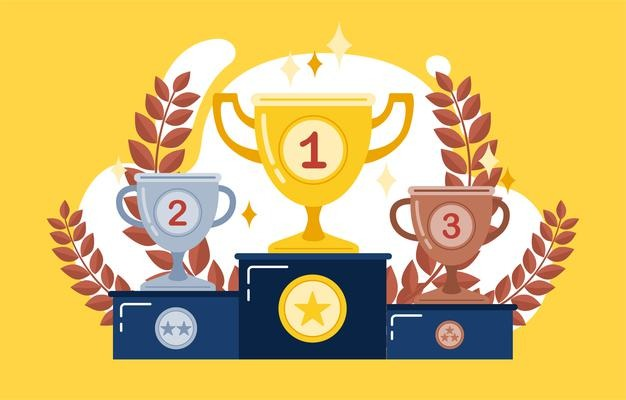
#> input picture Photos/podium.jpeg, 626 x 400 px
$ python transformations.py
#> lines starting #> are read from the running program, lines starting #| are printed output that depends on the picture
import cv2 as cv
import numpy as np

img=cv.imread('Photos/podium.jpeg')
#> img is the input picture: shape (400, 626, 3); mean B, G, R 107.1, 189, 218.5
cv.imshow('Podium',img)

#Translation (Move image)
def translate(img,x,y):
#> called with x = -100, y = -100
    transMat=np.float32([[1,0,x],[0,1,y]])
    dimensions=(img.shape[1],img.shape[0])
#> dimensions = (626, 400)
    return cv.warpAffine(img,transMat,dimensions)
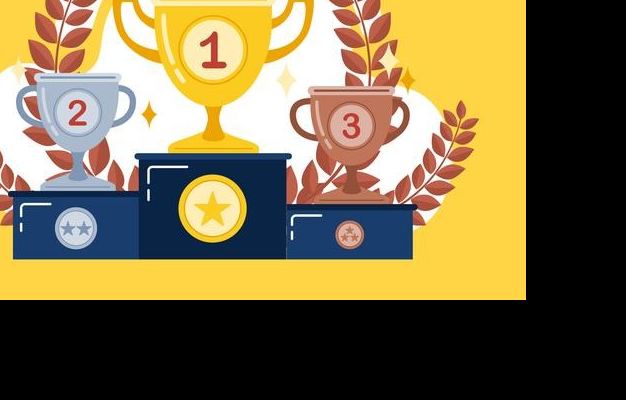
#> returned value: shape (400, 626, 3); mean of channels 0, 1, 2 73.7, 110.4, 125.7; drawn as B, G, R

#-x->Left  +x->Right -y->Up +y->Down

translated=translate(img,-100,-100)
# cv.imshow('Translated',translated)

#Rotation
def rotate(img, angle, rotPoint=None):
#> called with angle = -30
    (height,width)=img.shape[:2]
#> height = 400; width = 626

    if rotPoint==None:
        rotPoint=(width//2,height//2)
#> rotPoint = (313, 200)

    rotMat= cv.getRotationMatrix2D(rotPoint, angle,1.0)
    dimensions=(width,height)
#> dimensions = (626, 400)

    return cv.warpAffine(img, rotMat, dimensions)
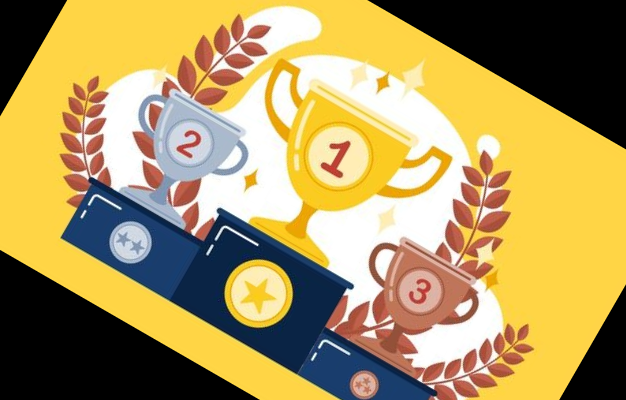
#> returned value: shape (400, 626, 3); mean of channels 0, 1, 2 93.9, 150.4, 172.6; drawn as B, G, R

rotated=rotate(img,-30)
# cv.imshow('Rotated',rotated)

#Resizing
resized= cv.resize(img, (500,500), interpolation=cv.INTER_CUBIC)
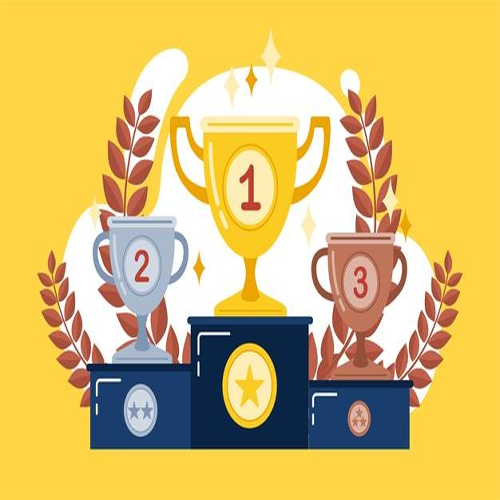
#> resized: shape (500, 500, 3); mean B, G, R 107.1, 189, 218.4
# cv.imshow('Resized', resized)

#Flipping
flip=cv.flip(img, 1) #Considering img in 1st quadrant  0 -> x transform , 1 -> y transform, -1 -> xy transform
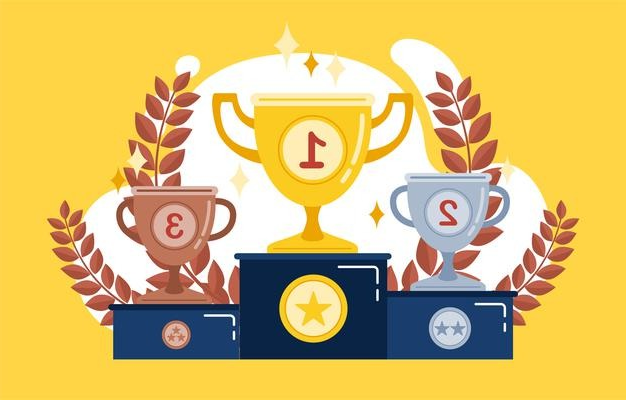
#> flip: shape (400, 626, 3); mean B, G, R 107.1, 189, 218.5
cv.imshow('Flipped', flip)

#Cropping
cropped=img[200:300,400:500]
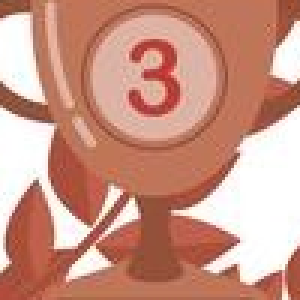
#> cropped: shape (100, 100, 3) (shown 3 times larger); mean B, G, R 132.6, 149.1, 202.5
cv.imshow('Cropped',cropped)

cv.waitKey(0)
